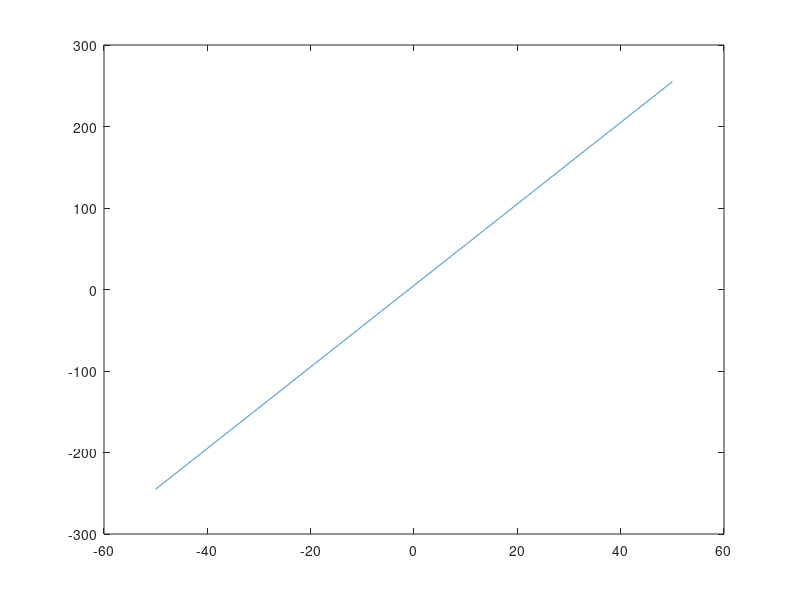

The MATLAB script that drew this image:
function EcuacionLineal()
clc
clear all;

disp ('Calculo del dominio y rango de funciones');
disp ('Funcion lineal');
disp ('Sea la funcion ax + b :');

a = input ('Ingrese el valor de a   ');
b = input ('Ingrese el valor de b   ');

x = -50:0.01:50;
y= a*x + b;

plot (x,y);

disp ('El rango es: (-?, ?)');
disp ('El dominio es: (-?, ?)');